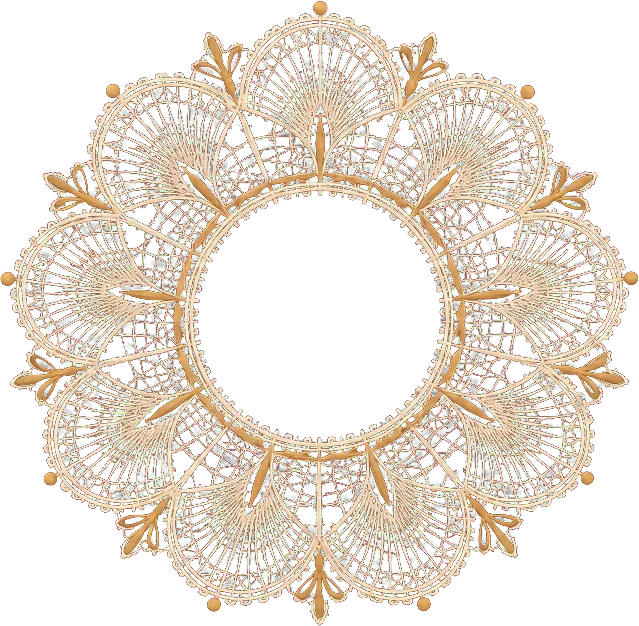
#> input picture img/marca/nanduti-aro.webp, 639 x 626 px
$ python optimizar_imagenes.py
#> lines starting #> are read from the running program, lines starting #| are printed output that depends on the picture
"""Aligera las imágenes de la web (las dos versiones) sin cambiar sus nombres.
- Fotos: lado mayor 1000 px, WebP calidad 74 (sólo si así pesan menos).
- Encajes y motivos decorativos: tamaño de uso real.
Antes guarda una copia de cada archivo en materialnuevo/copia_imagenes/ (no se sube al repositorio).
Uso: python herramientas/optimizar_imagenes.py
"""
import glob, os, shutil
from PIL import Image

R = os.path.dirname(os.path.dirname(os.path.abspath(__file__)))
COPIA = os.path.join(R, "materialnuevo", "copia_imagenes")
FOTOS = ["img/platos", "img/clientes", "img/local", "img/redes", "v2/img/kv", "v2/img/nuevo"]
DECORACION = {  # archivo: lado máximo
    "img/marca/nanduti-aro.webp": 560, "v2/img/marca/nanduti-aro.webp": 560,
    "v2/img/kv/flor-kv.webp": 640, "v2/img/kv/nanduti-bandera.webp": 760,
    "v2/img/kv/motivo-pavo.png": 620, "v2/img/kv/motivo-roseta.png": 620,
}
antes = despues = 0


def copia(f):
    d = os.path.join(COPIA, os.path.relpath(f, R))
    if not os.path.exists(d):
        os.makedirs(os.path.dirname(d), exist_ok=True)
        shutil.copy2(f, d)


def guardar(im, f, q):
    tmp = f + ".tmp"
    if f.endswith(".png"):
        im.save(tmp, "PNG", optimize=True)
    else:
        im.save(tmp, "WEBP", quality=q, method=6)
    return tmp


def procesar(f, lado, q):
    global antes, despues
    t0 = os.path.getsize(f)
    im = Image.open(f)
    im.load()
    modo = "RGBA" if im.mode in ("RGBA", "LA", "P") else "RGB"
    im = im.convert(modo)
    if max(im.size) > lado:
        im.thumbnail((lado, lado), Image.LANCZOS)
    tmp = guardar(im, f, q)
    t1 = os.path.getsize(tmp)
    antes += t0
    if t1 < t0 * 0.95:
        copia(f)
        os.replace(tmp, f)
        despues += t1
    else:
        os.remove(tmp)
        despues += t0


for carpeta in FOTOS:
    for f in glob.glob(os.path.join(R, carpeta, "*.webp")):
        if os.path.relpath(f, R).replace("\\", "/") in DECORACION:
            continue
        procesar(f, 1000, 74)
#> pass 2 of the loop `for carpeta in FOTOS:`:
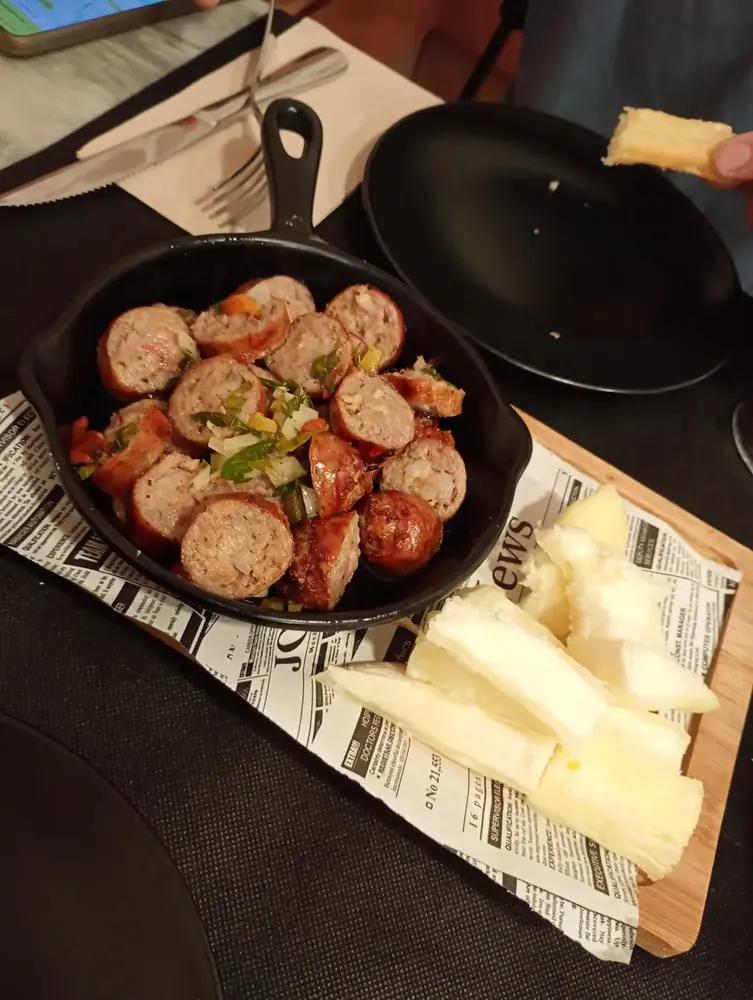
#> input picture img/clientes/chorizo-mandioca-queso.webp, 753 x 1000 px
#> in procesar, im is the input picture: PIL image 753x1000 RGB; mean R, G, B 103.7, 83.2, 63.3
#> t1 = 59688
for rel, lado in DECORACION.items():
    f = os.path.join(R, rel)
    if os.path.exists(f):
        procesar(f, lado, 80)
#> call 2 of procesar, with f = 'img/marca/nanduti-aro.webp', lado = 560, q = 80
#> in procesar, im is the input picture: PIL image 639x626 RGBA; mean R, G, B, A 99.7, 94.2, 74.7, 89.8
#> in procesar (call 2), `im.thumbnail((lado, lado), Image.LANCZOS)`:
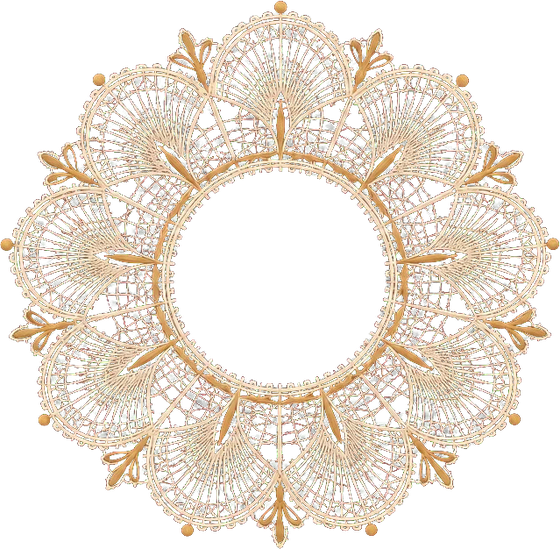
#> im: PIL image 560x549 RGBA; mean R, G, B, A 90.6, 80.8, 65.5, 88.5; transparent parts drawn white
#> in procesar (call 2), `t1 = os.path.getsize(tmp)`: t1 = 238062
#> in procesar (call 2), `despues += t1`: despues = 300512
#> pass 2 of the loop `for rel, lado in DECORACION.items():`:
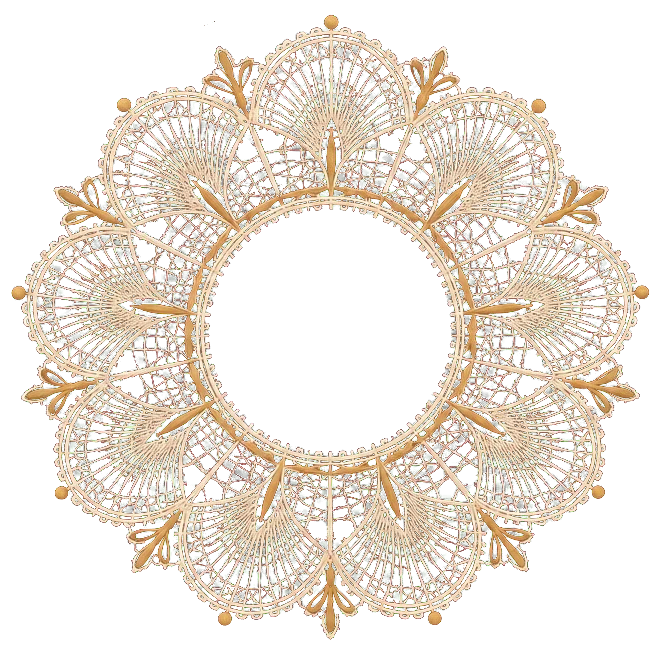
#> input picture v2/img/marca/nanduti-aro.webp, 660 x 660 px
#> in procesar, im is the input picture: PIL image 660x660 RGBA; mean R, G, B, A 91.6, 86.7, 68.6, 82.5
#> in procesar (call 3), `im.thumbnail((lado, lado), Image.LANCZOS)`:
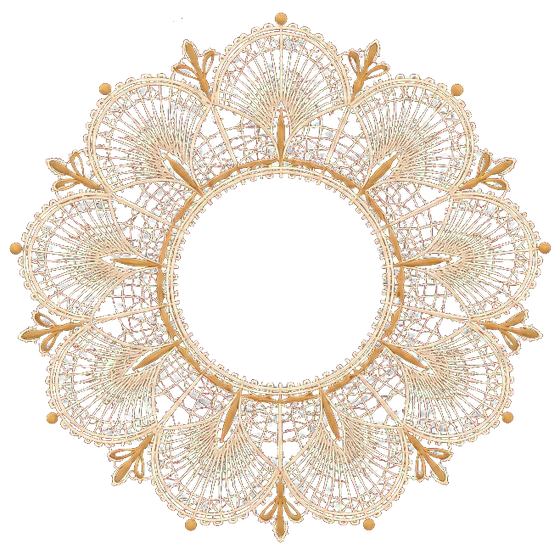
#> im: PIL image 560x560 RGBA; mean R, G, B, A 83.4, 74.4, 60.4, 81.3; transparent parts drawn white
#> t1 = 224500
#> in procesar (call 3), `despues += t1`: despues = 525012
print(f"imágenes: {antes / 1e6:.1f} MB -> {despues / 1e6:.1f} MB")
#| imágenes: 1.1 MB -> 0.9 MB
